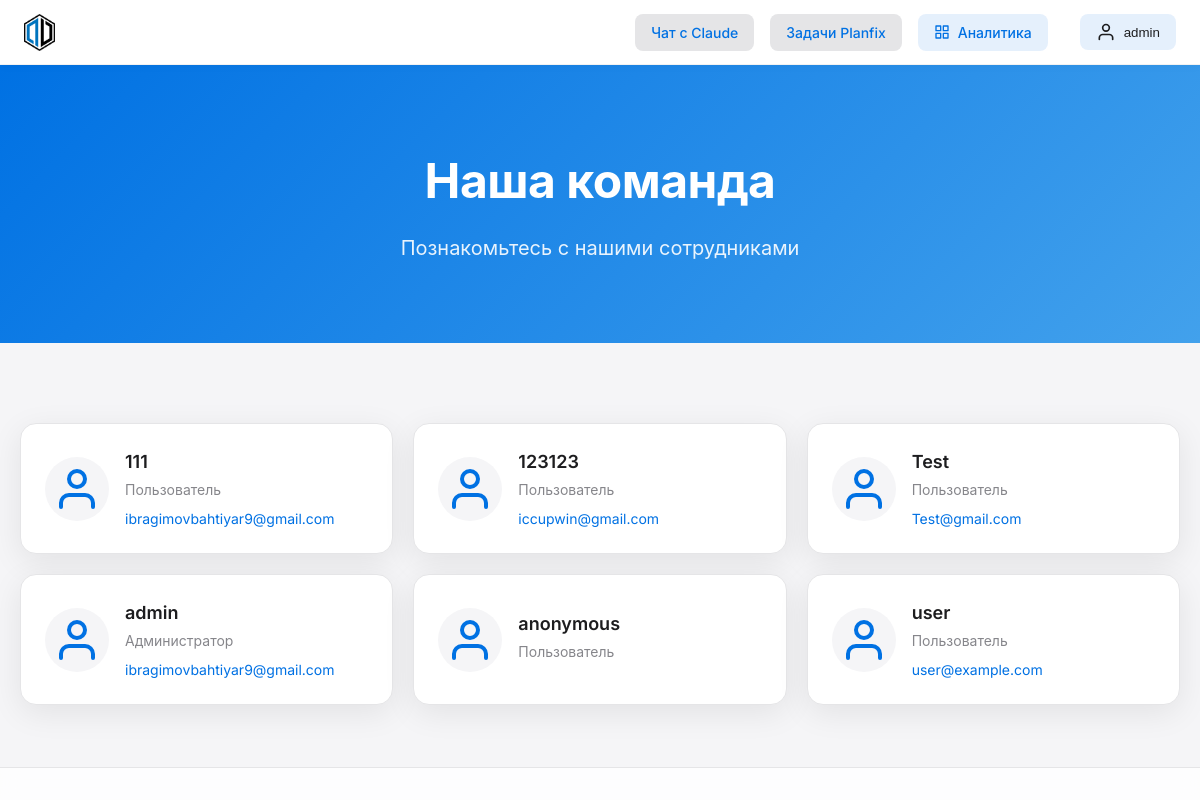
The page /employees/ (signed in) on the database as committed earlier.
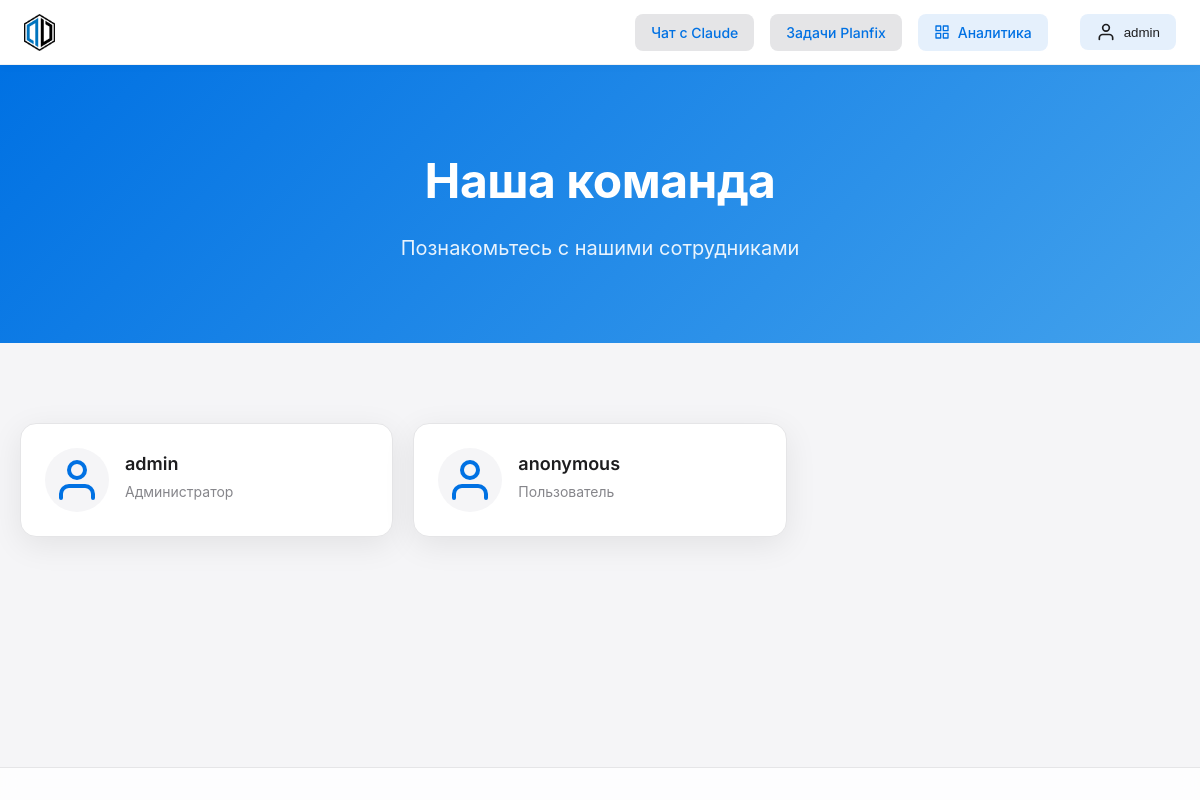
The same page on the database as committed later.
### chat/models/user.py (models this page shows, shortened)
class User(AbstractBaseUser, PermissionsMixin):
    ROLE_CHOICES = (
        ('user', _('Пользователь')),
        ('admin', _('Администратор')),
    )
    username = models.CharField(
        _('username'),
        max_length=150,
        unique=True,
        help_text=_('Required. 150 characters or fewer. Letters, digits and @/./+/-/_ only.'),
        error_messages={
            'unique': _("A user with that username already exists."),
        },
    )
    password = models.CharField(_('password'), max_length=128)
    email = models.EmailField(_('email address'), blank=True)
    is_staff = models.BooleanField(
        _('staff status'),
        default=False,
        help_text=_('Designates whether the user can log into this admin site.'),
    )
    is_active = models.BooleanField(
        _('active'),
        default=True,
        help_text=_(
            'Designates whether this user should be treated as active. '
            'Unselect this instead of deleting accounts.'
        ),
    )
    date_joined = models.DateTimeField(_('date joined'), default=timezone.now)
    last_login = models.DateTimeField(_('last login'), null=True, blank=True)
    role = models.CharField(max_length=20, choices=ROLE_CHOICES, default='user')
    planfix_user_id = models.CharField(max_length=100, blank=True, null=True)
    planfix_api_token = models.CharField(max_length=255, blank=True, null=True)
    last_active = models.DateTimeField(auto_now=True)
    preferred_ai_model = models.CharField(max_length=50, default='claude')
    first_name = models.CharField(_('first name'), max_length=150, blank=True)
    last_name = models.CharField(_('last name'), max_length=150, blank=True)
    phone = models.CharField(_('phone'), max_length=32, blank=True)
    groups = models.ManyToManyField(
        'auth.Group',
        verbose_name=_('groups'),
        blank=True,
        help_text=_(
            'The groups this user belongs to. A user will get all permissions '
            'granted to each of their groups.'
        ),
        related_name='chat_user_set',
        related_query_name='chat_user',
    )
    user_permissions = models.ManyToManyField(
        'auth.Permission',
        verbose_name=_('user permissions'),
        blank=True,
        help_text=_('Specific permissions for this user.'),
        related_name='chat_user_set',
        related_query_name='chat_user',
    )
    objects = UserManager()
    USERNAME_FIELD = 'username'
    REQUIRED_FIELDS = []
    class Meta:
        verbose_name = _('user')
        verbose_name_plural = _('users')
    def is_admin(self):
        return self.role == 'admin'

### chat/views_admin.py (the view)
# urls.py: path('employees/', views_admin.employees_view, name='employees'),
@staff_member_required
def employees_view(request):
    employees = User.objects.filter(is_active=True).order_by('username')
    context = {
        'employees': employees
    }
    return render(request, 'admin/employees.html', context)

### chat/context_processors.py (called while the page is built)
def conversations_list(request):
    user, created = User.objects.get_or_create(username='anonymous')
    conversations = Conversation.objects.filter(user=user).order_by('-updated_at')
    return {
        'conversations': conversations
    }

### templates/admin/employees.html (shortened to what this page needs)
{% extends 'base_apple.html' %}
{% block content %}
<div class="welcome-section">
    <div class="welcome-content">
        <h1 class="welcome-title">Наша команда</h1>
        <p class="welcome-subtitle">Познакомьтесь с нашими сотрудниками</p>
    </div>
</div>
<div class="analytics-container">
    <div class="employees-grid">
        {% for employee in employees %}
        <div class="employee-card">
            <div class="employee-avatar">
                <svg xmlns="http://www.w3.org/2000/svg" width="48" height="48" viewBox="0 0 24 24" fill="none" stroke="currentColor" stroke-width="2" stroke-linecap="round" stroke-linejoin="round">
                    <path d="M20 21v-2a4 4 0 0 0-4-4H8a4 4 0 0 0-4 4v2"></path>
                    <circle cx="12" cy="7" r="4"></circle>
                </svg>
            </div>
            <div class="employee-info">
                <h3>{{ employee.username }}</h3>
                <p class="employee-role">
                    {% if employee.is_admin %}
                    Администратор
                    {% elif employee.is_staff %}
                    Сотрудник
                    {% else %}
                    Пользователь
                    {% endif %}
                </p>
                {% if employee.email %}
                <p class="employee-email">{{ employee.email }}</p>
                {% endif %}
            </div>
        </div>
        {% endfor %}
    </div>
</div>
{% endblock %}

### templates/base_apple.html (shortened to what this page needs)
<!DOCTYPE html>
<html lang="ru">
<head>
    {% load static %}
    <link rel="preload" href="{% static 'css/apple-style.css' %}" as="style" onload="this.onload=null;this.rel='stylesheet'">
    <link rel="preload" href="{% static 'css/apple-task-card.css' %}" as="style" onload="this.onload=null;this.rel='stylesheet'">
    <link rel="preload" href="{% static 'css/apple-enhanced-table.css' %}" as="style" onload="this.onload=null;this.rel='stylesheet'">
    <link rel="preload" href="{% static 'css/project-badge.css' %}" as="style" onload="this.onload=null;this.rel='stylesheet'">
</head>
<body>
    <div class="app-container">
        <header class="header">
            <a href="{% url 'chat:index' %}" class="logo-link">
                <div class="logo">
                    <img src="{% static 'images/devent-logo.png' %}" alt="Devent Logo" class="logo-image">
                </div>
            </a>
            <div class="header-links">
                <a href="{% url 'chat:index' %}" class="header-link">Чат с Claude</a>
                <a href="{% url 'chat:planfix_tasks' %}" class="header-link">Задачи Planfix</a>
                {% if user.is_staff %}
                <a href="{% url 'chat:analytics_dashboard' %}" class="header-link dashboard-link">
                    Аналитика
                </a>
                {% endif %}
                {% if user.is_authenticated %}
                <div class="header-actions">
                    <div class="profile-menu">
                        <button class="profile-button" onclick="toggleProfileMenu()">
                            <svg xmlns="http://www.w3.org/2000/svg" width="20" height="20" viewBox="0 0 24 24" fill="none" stroke="currentColor" stroke-width="2" stroke-linecap="round" stroke-linejoin="round" class="profile-icon">
                                <path d="M20 21v-2a4 4 0 0 0-4-4H8a4 4 0 0 0-4 4v2"></path>
                                <circle cx="12" cy="7" r="4"></circle>
                            </svg>
                            <span class="profile-username">{{ user.username }}</span>
                        </button>
                    </div>
                </div>
                {% else %}
                <a href="{% url 'chat:login' %}" class="header-link">Войти</a>
                <a href="{% url 'chat:register' %}" class="header-link">Регистрация</a>
                {% endif %}
            </div>
        </header>
        <main class="main-content">
            {% block content %}{% endblock %}
        </main>
        <footer class="footer">
        </footer>
    </div>
</body>
</html>

Rows that differ between the two databases and show on the page:
removed User: username "111", role "Пользователь", email "ibragimovbahtiyar9@gmail.com"
removed User: username "123123", role "Пользователь", email "iccupwin@gmail.com"
removed User: username "Test", role "Пользователь", email "Test@gmail.com"
removed User: username "user", role "Пользователь", email "user@example.com"
changed User "admin": email "ibragimovbahtiyar9@gmail.com" → (not shown)
